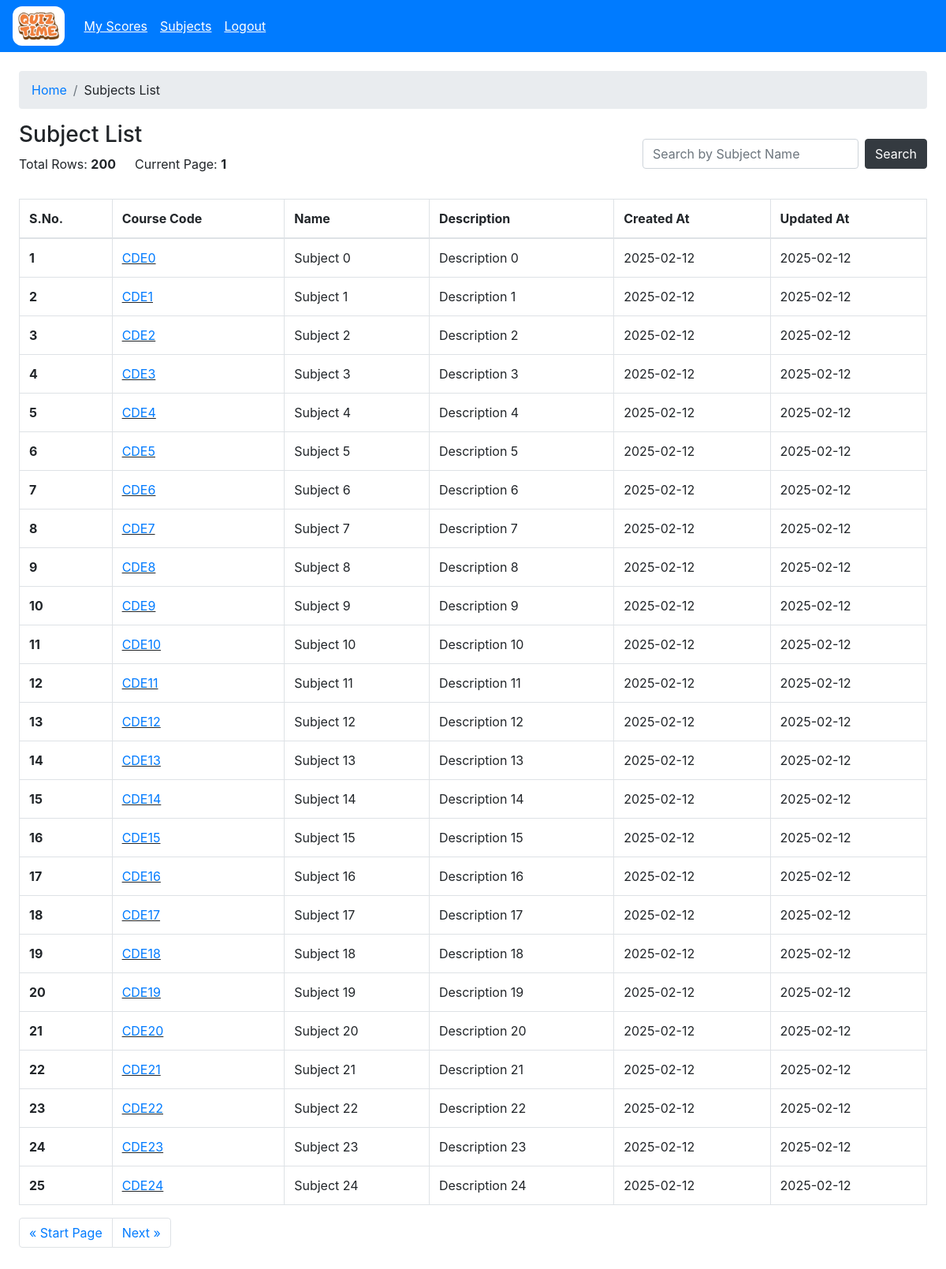
Page /user/subjects (signed in) on the committed database.
### models/model.py (models this page shows)
class Subject(db.Model):
    __tablename__='subjects'
    id=db.Column(db.VARCHAR(100), primary_key=True)
    name=db.Column(db.VARCHAR(100), nullable=False)
    description=db.Column(db.VARCHAR(100), nullable=False)
    created_at=db.Column(db.TIMESTAMP, nullable=False)
    updated_at=db.Column(db.TIMESTAMP, nullable=False)
    code=db.Column(db.VARCHAR(100), nullable=False)

### controllers/users/user.py (the view)
@user.route("/subjects")
@login_required
@role_required("user")
def user_subject_list():
    try:
        skip = int(request.args.get("skip", 0))
        take = int(request.args.get("take", 25))
        where = request.args.get("where", "{}")
        where = json.loads(where) if where else {}
        query = Subject.query
        for key, value in where.items():
            query = query.filter(getattr(Subject, key).like(f"%{value}%"))
        subjects = query.offset(skip).limit(take).all()
        total_rows = query.count()
        return render_template("user/user_subject.html",rows=subjects,total_rows=total_rows,skip=skip,take=take)
    except Exception as e:
        return render_template("user/user_subject.html",skip=0,take=25,total_rows=0, rows=[])

### app.py (called while the page is built)
    @login_manager.user_loader
    def load_user(user_id):
        return User.query.get(user_id)

### controllers/decorator.py (called while the page is built)
def role_required(role):
    def decorator(func):
        @wraps(func)
        def wrapper(*args, **kwargs):
            if not current_user.is_authenticated:
                return redirect(url_for("auth.login"))
            if current_user.user_type != role and session.get("user_type") != role:
                if current_user.user_type == "admin":
                    return redirect(url_for("admin.admin_home"))
                return redirect(url_for("user.user_home"))
            return func(*args, **kwargs)
        return wrapper
    return decorator

### templates/user/user_subject.html (shortened to what this page needs)
{% extends "base.html" %} {% block title %}Subject List{% endblock %} {% block
content %} {% include "user/user_wrapper.html" %}
<section class="min-vh-100 p-4">
  <nav aria-label="breadcrumb">
    <ol class="breadcrumb">
      <li class="breadcrumb-item"><a href="/user">Home</a></li>
      <li class="breadcrumb-item">Subjects List</li>
    </ol>
  </nav>
  <div class="d-flex flex-wrap justify-content-between">
    <div>
      <h3>Subject List</h3>
      <div class="d-flex align-items-center">
        <p class="mr-4">Total Rows: <strong>{{ total_rows }}</strong></p>
        <p>
          Current Page:
          <strong
            >{% if skip and take %} {{ ((skip|int)/take)+1 }} {% else %}1{%
            endif %}</strong
          >
        </p>
      </div>
    </div>
    <div class="form-inline my-2 my-lg-0">
      <input
        class="form-control mt-2 mt-sm-0 mr-sm-2"
        type="search"
        id="subjectInput"
        placeholder="Search by Subject Name"
        aria-label="Search"
      />
      <button
        onclick="searchBySubject('{{skip}}', '{{take}}')"
        class="btn btn-dark my-2 my-sm-0"
      >
        <a>Search</a>
      </button>
    </div>
  </div>
  <section class="mt-3">
    <div class="table-responsive">
      <table class="table table-bordered table-hover">
        <thead>
          <tr>
            <th scope="col">S.No.</th>
            <th scope="col">Course Code</th>
            <th scope="col">Name</th>
            <th scope="col">Description</th>
            <th scope="col">Created At</th>
            <th scope="col">Updated At</th>
          </tr>
        </thead>
        <tbody>
          {% for sub in rows %}
          <tr class="pointer">
            <th scope="row">{{ loop.index+skip }}</th>
            <td class="link">
              <a href="/user/subject/view?sub_id={{ sub.id }}&take=25&skip=0"
                >{{ sub.code }}</a
              >
            </td>
            <td>{{ sub.name }}</td>
            <td>{{ sub.description }}</td>
            <td>{{ sub.created_at.strftime('%Y-%m-%d') }}</td>
            <td>{{ sub.updated_at.strftime('%Y-%m-%d') }}</td>
          </tr>
          {% endfor %}
        </tbody>
      </table>
      <nav aria-label="Page navigation example">
        <ul class="pagination">
          <li class="page-item">
            <a
              class="page-link"
              href="/user/subjects?skip={{ (skip - take) if skip > 0 else 0 }}&take={{ take }}"
              aria-label="Previous"
            >
              <span aria-hidden="true">&laquo;</span>
              <span
                >{% if skip > 0 %}Previous{% else %}Start Page{% endif %}</span
              >
            </a>
          </li>
          <li class="page-item">
            <a
              class="page-link"
              href="/user/subjects?skip={{ ( (((skip|int)/take)|int+1)*take if ((skip|int+take) < total_rows) else None  ) if ((skip|int+take) < total_rows) else 0 }}&take={{ take }}"
              aria-label="Next"
            >
              <span
                >{% if ((skip|int + take) < total_rows) %}Next{% else %}Go back
                to Start Page{% endif %}</span
              >
              <span aria-hidden="true">&raquo;</span>
            </a>
          </li>
        </ul>
      </nav>
    </div>
  </section>
</section>
{% endblock %}

### static/css/style.css (style rules this page uses)
.pointer { cursor: pointer; }
.link { text-decoration: underline !important; }

### rows in the picture
Subject: code "CDE0", name "Subject 0", description "Description 0", created_at "2025-02-12", updated_at "2025-02-12"
Subject: code "CDE1", name "Subject 1", description "Description 1", created_at "2025-02-12", updated_at "2025-02-12"
Subject: code "CDE2", name "Subject 2", description "Description 2", created_at "2025-02-12", updated_at "2025-02-12"
Subject: code "CDE3", name "Subject 3", description "Description 3", created_at "2025-02-12", updated_at "2025-02-12"
Subject: code "CDE4", name "Subject 4", description "Description 4", created_at "2025-02-12", updated_at "2025-02-12"
Subject: code "CDE5", name "Subject 5", description "Description 5", created_at "2025-02-12", updated_at "2025-02-12"
Subject: code "CDE6", name "Subject 6", description "Description 6", created_at "2025-02-12", updated_at "2025-02-12"
Subject: code "CDE7", name "Subject 7", description "Description 7", created_at "2025-02-12", updated_at "2025-02-12"
Subject: code "CDE8", name "Subject 8", description "Description 8", created_at "2025-02-12", updated_at "2025-02-12"
Subject: code "CDE9", name "Subject 9", description "Description 9", created_at "2025-02-12", updated_at "2025-02-12"
Subject: code "CDE10", name "Subject 10", description "Description 10", created_at "2025-02-12", updated_at "2025-02-12"
Subject: code "CDE11", name "Subject 11", description "Description 11", created_at "2025-02-12", updated_at "2025-02-12"
Subject: code "CDE12", name "Subject 12", description "Description 12", created_at "2025-02-12", updated_at "2025-02-12"
Subject: code "CDE13", name "Subject 13", description "Description 13", created_at "2025-02-12", updated_at "2025-02-12"
Subject: code "CDE14", name "Subject 14", description "Description 14", created_at "2025-02-12", updated_at "2025-02-12"
Subject: code "CDE15", name "Subject 15", description "Description 15", created_at "2025-02-12", updated_at "2025-02-12"
Subject: code "CDE16", name "Subject 16", description "Description 16", created_at "2025-02-12", updated_at "2025-02-12"
Subject: code "CDE17", name "Subject 17", description "Description 17", created_at "2025-02-12", updated_at "2025-02-12"
Subject: code "CDE18", name "Subject 18", description "Description 18", created_at "2025-02-12", updated_at "2025-02-12"
Subject: code "CDE19", name "Subject 19", description "Description 19", created_at "2025-02-12", updated_at "2025-02-12"
Subject: code "CDE20", name "Subject 20", description "Description 20", created_at "2025-02-12", updated_at "2025-02-12"
Subject: code "CDE21", name "Subject 21", description "Description 21", created_at "2025-02-12", updated_at "2025-02-12"
Subject: code "CDE22", name "Subject 22", description "Description 22", created_at "2025-02-12", updated_at "2025-02-12"
Subject: code "CDE23", name "Subject 23", description "Description 23", created_at "2025-02-12", updated_at "2025-02-12"
Subject: code "CDE24", name "Subject 24", description "Description 24", created_at "2025-02-12", updated_at "2025-02-12"

### other values in the picture
{{ total_rows }} "200"
